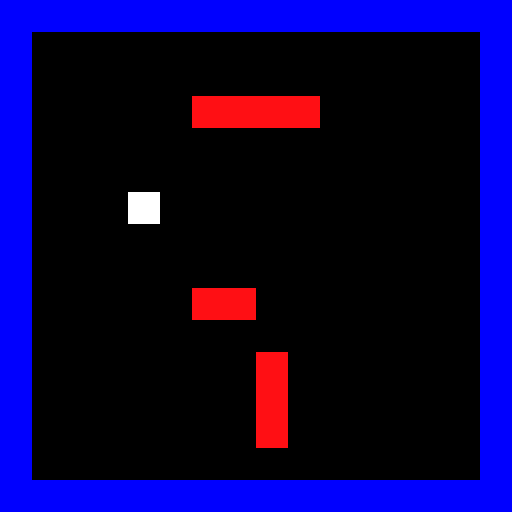
Frame 1 (no input)
Frame 60 (the mouse pressed at the canvas centre just before this capture): identical to frame 1, image omitted
Frame 120 (the mouse held since frame 60 and released just before this capture): identical to frame 1, image omitted

The Processing sketch that drew this single still picture (run headless with seeded random() and noise(); from frame 60 on, the mouse is pressed at the canvas centre):

// Processing sketch: block_games
// ── block_games.pde
import java.util.Arrays;

void settings() {
  size(LW * BW, LH * BH);
}

char[] validInput = "WASDwasd".toCharArray();

Player player;
void setup() {
  blocks = new Block[LW][LH];
  boolean playerAdded = false;
  for (int y = 0; y < LH; y += 1) {
    println("");
    for (int x = 0; x < LW; x += 1) {
      char c = level.charAt(y * LW + x);
      print(c);
      switch (c) {
      case 'M':
        blocks[x][y] = new AnyDirBlock(x,y);
        break;
      case '#':
        blocks[x][y] = new StaticBlock(x,y);
        break;
      case 'P':
        if (!playerAdded) {
          player = new Player(x,y);
          blocks[x][y] = player;
          
          playerAdded = true;
        }
        break;
      default:
        blocks[x][y] = null;
      }
    }
  }
}

boolean kp = false;
char k = 0;

void draw() {
  background(0);
  for (int y = 0; y < LH; y += 1) {
    int py = y * BH;
    for (int x = 0; x < LW; x += 1) {
      int px = x * BW;

      Block b = blocks[x][y];
      if (b != null) {
        b.draw(px, py);
      }
    }
  }

  boolean moving = false;
  int DIR = NORTH;

  if (kp) {
    switch (k) {
    case 'W':
      moving = true;
      DIR = NORTH;
      break;
    case 'A':
      moving = true;
      DIR = WEST;
      break;
    case 'S':
      moving = true;
      DIR = SOUTH;
      break;
    case 'D':
      moving = true;
      DIR = WEST;
      break;
    }
    println(k);


    if (moving) {
      switch (DIR) {
      case NORTH:
        boolean ok = false;
        for (int y = player.iy; y >= 0; y -= 1) {
          Block b = blocks[player.ix][y];
          if (b.canMove(DIR)) {
          }
          
        }

        break;
      case SOUTH:
        break;
      case EAST:
        break;
      case WEST:
        break;
      }
    }
  }

  kp = false;
}



void keyPressed() {
  kp = false;
  k = 0;
  for (char c : validInput) {
    if (c == key) {
      kp = true;
      k = Character.toUpperCase(c);
      break;
    }
  }
}

// ── Blocks.pde
abstract class Block {
  int ix, iy;
  Block(int ix, int iy) {
    setIndex(ix, iy);
  }

  void setIndex(int ix, int iy) {
    this.ix = ix;
    this.iy = iy;
  }


  abstract void draw(int x, int y);
  abstract boolean canMove(int DIR);
}

class StaticBlock extends Block {

  StaticBlock(int ix, int iy) {
    super(ix, iy);
  }
  @Override 
    boolean canMove(int DIR) {
    return false;
  }

  @Override 
    void draw(int x, int y) {
    noStroke();
    fill(0, 0, 255);
    rect(x, y, BW, BH);
  }
}

class AnyDirBlock extends Block {

  AnyDirBlock(int ix, int iy) {
    super(ix, iy);
  }


  @Override 
    boolean canMove(int DIR) {
    return true;
  }
  @Override 
    void draw(int x, int y) {
    noStroke();
    fill(255, 15, 20);
    rect(x, y, BW, BH);
  }
}

class Player extends Block {

  @Override 
    boolean canMove(int DIR) {
    return true;
  }

  Player(int ix, int iy) {
    super(ix, iy);
  }
  @Override 
    void draw(int x, int y) {
    noStroke();
    fill(255);
    rect(x, y, BW, BH);
  }
}

// ── consts_and_structs.pde


Block[][] blocks;

final int LW = 16;
final int LH = 16;
final int BW = 32;
final int BH = 32;


final int NORTH = 0;
final int EAST  = 1;
final int SOUTH = 2;
final int WEST  = 3;

// ── data.pde
String level = 
  "################" + 
  "#..............#" +
  "#..............#" +
  "#.....MMMM.....#" +
  "#..............#" +
  "#..............#" +
  "#...P..........#" +
  "#..............#" +
  "#..............#" +
  "#.....MM.......#" +
  "#..............#" +
  "#.......M......#" +
  "#.......M......#" +
  "#.......M......#" +
  "#..............#" +
  "################" ;
